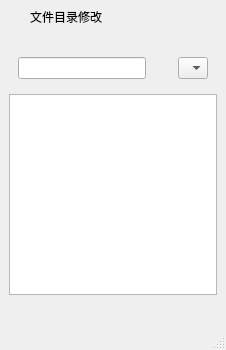
<?xml version="1.0" encoding="UTF-8"?>
<ui version="4.0">
 <class>SetPath</class>
 <widget class="QDialog" name="SetPath">
  <property name="geometry">
   <rect>
    <x>0</x>
    <y>0</y>
    <width>226</width>
    <height>350</height>
   </rect>
  </property>
  <property name="windowTitle">
   <string>Dialog</string>
  </property>
  <property name="sizeGripEnabled">
   <bool>true</bool>
  </property>
  <layout class="QVBoxLayout" name="verticalLayout_2">
   <property name="leftMargin">
    <number>0</number>
   </property>
   <property name="topMargin">
    <number>0</number>
   </property>
   <property name="rightMargin">
    <number>0</number>
   </property>
   <property name="bottomMargin">
    <number>0</number>
   </property>
   <item>
    <widget class="QWidget" name="widget_title" native="true">
     <property name="sizePolicy">
      <sizepolicy hsizetype="Preferred" vsizetype="Fixed">
       <horstretch>0</horstretch>
       <verstretch>0</verstretch>
      </sizepolicy>
     </property>
     <property name="minimumSize">
      <size>
       <width>100</width>
       <height>33</height>
      </size>
     </property>
     <layout class="QHBoxLayout" name="horizontalLayout_8">
      <property name="spacing">
       <number>0</number>
      </property>
      <property name="leftMargin">
       <number>0</number>
      </property>
      <property name="topMargin">
       <number>0</number>
      </property>
      <property name="rightMargin">
       <number>0</number>
      </property>
      <property name="bottomMargin">
       <number>0</number>
      </property>
      <item>
       <widget class="QLabel" name="lab_Ico">
        <property name="sizePolicy">
         <sizepolicy hsizetype="Minimum" vsizetype="Minimum">
          <horstretch>0</horstretch>
          <verstretch>0</verstretch>
         </sizepolicy>
        </property>
        <property name="minimumSize">
         <size>
          <width>30</width>
          <height>0</height>
         </size>
        </property>
        <property name="text">
         <string/>
        </property>
        <property name="alignment">
         <set>Qt::AlignCenter</set>
        </property>
       </widget>
      </item>
      <item>
       <widget class="QLabel" name="lab_Title">
        <property name="sizePolicy">
         <sizepolicy hsizetype="Expanding" vsizetype="Minimum">
          <horstretch>0</horstretch>
          <verstretch>0</verstretch>
         </sizepolicy>
        </property>
        <property name="styleSheet">
         <string notr="true">font: 10pt &quot;微软雅黑&quot;;</string>
        </property>
        <property name="text">
         <string>文件目录修改</string>
        </property>
        <property name="alignment">
         <set>Qt::AlignLeading|Qt::AlignLeft|Qt::AlignVCenter</set>
        </property>
       </widget>
      </item>
      <item>
       <widget class="QPushButton" name="btnMenu_Min">
        <property name="sizePolicy">
         <sizepolicy hsizetype="Minimum" vsizetype="Minimum">
          <horstretch>0</horstretch>
          <verstretch>0</verstretch>
         </sizepolicy>
        </property>
        <property name="minimumSize">
         <size>
          <width>31</width>
          <height>0</height>
         </size>
        </property>
        <property name="cursor">
         <cursorShape>ArrowCursor</cursorShape>
        </property>
        <property name="focusPolicy">
         <enum>Qt::NoFocus</enum>
        </property>
        <property name="toolTip">
         <string>最小化</string>
        </property>
        <property name="text">
         <string/>
        </property>
        <property name="flat">
         <bool>true</bool>
        </property>
       </widget>
      </item>
      <item>
       <widget class="QPushButton" name="btnMenu_Max">
        <property name="sizePolicy">
         <sizepolicy hsizetype="Minimum" vsizetype="Minimum">
          <horstretch>0</horstretch>
          <verstretch>0</verstretch>
         </sizepolicy>
        </property>
        <property name="minimumSize">
         <size>
          <width>31</width>
          <height>0</height>
         </size>
        </property>
        <property name="cursor">
         <cursorShape>ArrowCursor</cursorShape>
        </property>
        <property name="focusPolicy">
         <enum>Qt::NoFocus</enum>
        </property>
        <property name="toolTip">
         <string>最大化</string>
        </property>
        <property name="text">
         <string/>
        </property>
        <property name="flat">
         <bool>true</bool>
        </property>
       </widget>
      </item>
      <item>
       <widget class="QPushButton" name="btnMenu_Close">
        <property name="sizePolicy">
         <sizepolicy hsizetype="Minimum" vsizetype="Minimum">
          <horstretch>0</horstretch>
          <verstretch>0</verstretch>
         </sizepolicy>
        </property>
        <property name="minimumSize">
         <size>
          <width>40</width>
          <height>0</height>
         </size>
        </property>
        <property name="cursor">
         <cursorShape>ArrowCursor</cursorShape>
        </property>
        <property name="focusPolicy">
         <enum>Qt::NoFocus</enum>
        </property>
        <property name="toolTip">
         <string>关闭</string>
        </property>
        <property name="text">
         <string/>
        </property>
        <property name="flat">
         <bool>true</bool>
        </property>
       </widget>
      </item>
     </layout>
    </widget>
   </item>
   <item>
    <layout class="QVBoxLayout" name="verticalLayout">
     <property name="leftMargin">
      <number>9</number>
     </property>
     <property name="topMargin">
      <number>9</number>
     </property>
     <property name="rightMargin">
      <number>9</number>
     </property>
     <property name="bottomMargin">
      <number>9</number>
     </property>
     <item>
      <layout class="QHBoxLayout" name="horizontalLayout">
       <property name="leftMargin">
        <number>9</number>
       </property>
       <property name="topMargin">
        <number>9</number>
       </property>
       <property name="rightMargin">
        <number>9</number>
       </property>
       <property name="bottomMargin">
        <number>9</number>
       </property>
       <item>
        <widget class="QLineEdit" name="currDir"/>
       </item>
       <item>
        <widget class="QPushButton" name="reloadButton">
         <property name="sizePolicy">
          <sizepolicy hsizetype="Minimum" vsizetype="Minimum">
           <horstretch>0</horstretch>
           <verstretch>0</verstretch>
          </sizepolicy>
         </property>
         <property name="maximumSize">
          <size>
           <width>20</width>
           <height>20</height>
          </size>
         </property>
         <property name="focusPolicy">
          <enum>Qt::StrongFocus</enum>
         </property>
         <property name="acceptDrops">
          <bool>false</bool>
         </property>
         <property name="text">
          <string/>
         </property>
         <property name="flat">
          <bool>true</bool>
         </property>
        </widget>
       </item>
       <item>
        <widget class="QComboBox" name="comboBox">
         <property name="maximumSize">
          <size>
           <width>30</width>
           <height>16777215</height>
          </size>
         </property>
        </widget>
       </item>
      </layout>
     </item>
     <item>
      <widget class="QListView" name="fileList"/>
     </item>
     <item>
      <layout class="QHBoxLayout" name="horizontalLayout_2">
       <property name="leftMargin">
        <number>9</number>
       </property>
       <property name="topMargin">
        <number>9</number>
       </property>
       <property name="rightMargin">
        <number>9</number>
       </property>
       <property name="bottomMargin">
        <number>9</number>
       </property>
       <item>
        <widget class="QLabel" name="label">
         <property name="text">
          <string/>
         </property>
        </widget>
       </item>
       <item>
        <widget class="QLabel" name="label_3">
         <property name="text">
          <string/>
         </property>
        </widget>
       </item>
       <item>
        <widget class="QPushButton" name="newButton">
         <property name="sizePolicy">
          <sizepolicy hsizetype="Minimum" vsizetype="Minimum">
           <horstretch>0</horstretch>
           <verstretch>0</verstretch>
          </sizepolicy>
         </property>
         <property name="text">
          <string/>
         </property>
         <property name="flat">
          <bool>true</bool>
         </property>
        </widget>
       </item>
       <item>
        <widget class="QPushButton" name="saveButton">
         <property name="sizePolicy">
          <sizepolicy hsizetype="Minimum" vsizetype="Minimum">
           <horstretch>0</horstretch>
           <verstretch>0</verstretch>
          </sizepolicy>
         </property>
         <property name="maximumSize">
          <size>
           <width>21</width>
           <height>21</height>
          </size>
         </property>
         <property name="text">
          <string/>
         </property>
         <property name="flat">
          <bool>true</bool>
         </property>
        </widget>
       </item>
       <item>
        <widget class="QPushButton" name="closeButton">
         <property name="sizePolicy">
          <sizepolicy hsizetype="Minimum" vsizetype="Minimum">
           <horstretch>0</horstretch>
           <verstretch>0</verstretch>
          </sizepolicy>
         </property>
         <property name="maximumSize">
          <size>
           <width>21</width>
           <height>21</height>
          </size>
         </property>
         <property name="text">
          <string/>
         </property>
         <property name="flat">
          <bool>true</bool>
         </property>
        </widget>
       </item>
      </layout>
     </item>
    </layout>
   </item>
  </layout>
 </widget>
 <resources/>
 <connections/>
</ui>
